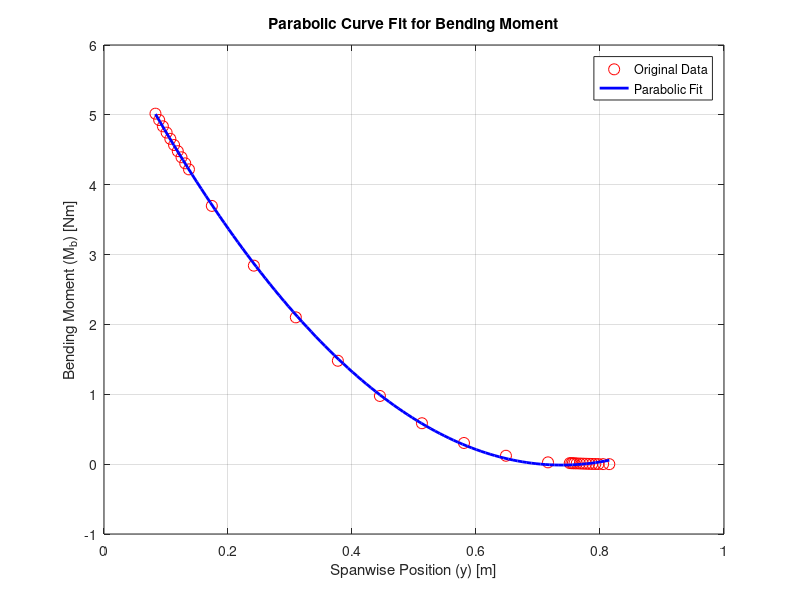

Recreate this plot in MATLAB.
clc; clear all;close all;
wing_y = [0.083	0.089	0.095	0.101	0.107	0.113	0.119	0.125	0.131	0.137	0.1739	0.2417	0.3094	0.3772	0.445	0.5128	0.5806	0.6483	0.7161	0.7512	0.7538	0.7562	0.7588	0.7625	0.7675	0.7725	0.7775	0.7825	0.7875	0.7925	0.7975	0.805	0.815];
M_b_hrz =[5.0169	4.9263	4.836	4.7462	4.6569	4.5682	4.4801	4.3927	4.3059	4.2199	3.6968	2.8415	2.1015	1.48	0.976	0.5857	0.3031	0.1201	0.0258	0.0146	0.0137	0.0128	0.012	0.0106	0.0088	0.0071	0.0055	0.0041	0.003	0.002	0.0013	0.0004	0];

% Fit a parabola (degree 2 polynomial)
coefficients = polyfit(wing_y, M_b_hrz, 2);

% Evaluate the parabola
wing_y_fit = linspace(min(wing_y), max(wing_y), 100); % Generate finer points for smooth curve
M_b_fit = polyval(coefficients, wing_y_fit);

% Display coefficients
disp('Fitted Parabolic Coefficients:');
disp(['a = ', num2str(coefficients(1))]);
disp(['b = ', num2str(coefficients(2))]);
disp(['c = ', num2str(coefficients(3))]);
%11.71*"x"^2 -17.28*"x" +6.36
% Plot the original data and fitted curve
figure;
plot(wing_y, M_b_hrz, 'ro', 'MarkerSize', 8, 'DisplayName', 'Original Data'); % Original data
hold on;
plot(wing_y_fit, M_b_fit, 'b-', 'LineWidth', 2, 'DisplayName', 'Parabolic Fit'); % Fitted curve
grid on;
xlabel('Spanwise Position (y) [m]');
ylabel('Bending Moment (M_b) [Nm]');
title('Parabolic Curve Fit for Bending Moment');
legend('Location', 'Best');